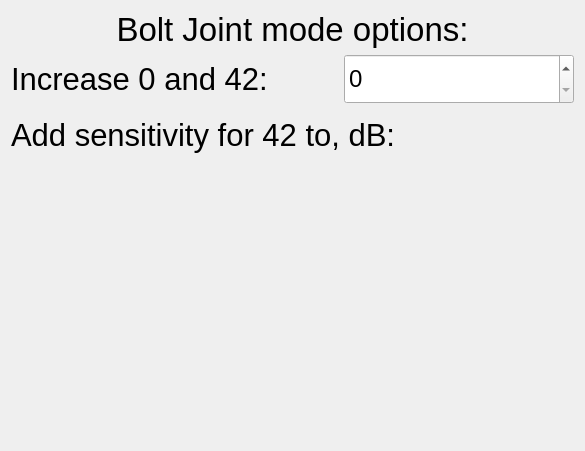
<?xml version="1.0" encoding="UTF-8"?>
<ui version="4.0">
 <class>BoltJointOptions</class>
 <widget class="QWidget" name="BoltJointOptions">
  <property name="geometry">
   <rect>
    <x>0</x>
    <y>0</y>
    <width>585</width>
    <height>451</height>
   </rect>
  </property>
  <property name="windowTitle">
   <string>Form</string>
  </property>
  <layout class="QVBoxLayout" name="verticalLayout">
   <item>
    <widget class="QLabel" name="label">
     <property name="font">
      <font>
       <pointsize>25</pointsize>
      </font>
     </property>
     <property name="text">
      <string>Bolt Joint mode options:</string>
     </property>
     <property name="alignment">
      <set>Qt::AlignCenter</set>
     </property>
    </widget>
   </item>
   <item>
    <layout class="QHBoxLayout" name="horizontalLayout_38">
     <property name="spacing">
      <number>5</number>
     </property>
     <item>
      <widget class="QLabel" name="label_41">
       <property name="maximumSize">
        <size>
         <width>16777215</width>
         <height>50</height>
        </size>
       </property>
       <property name="font">
        <font>
         <pointsize>23</pointsize>
        </font>
       </property>
       <property name="autoFillBackground">
        <bool>false</bool>
       </property>
       <property name="frameShape">
        <enum>QFrame::NoFrame</enum>
       </property>
       <property name="text">
        <string>Increase 0 and 42:</string>
       </property>
       <property name="alignment">
        <set>Qt::AlignLeading|Qt::AlignLeft|Qt::AlignVCenter</set>
       </property>
      </widget>
     </item>
     <item>
      <widget class="SpinBoxList" name="increaseTracksSpinBox">
       <property name="sizePolicy">
        <sizepolicy hsizetype="Minimum" vsizetype="Fixed">
         <horstretch>0</horstretch>
         <verstretch>0</verstretch>
        </sizepolicy>
       </property>
       <property name="minimumSize">
        <size>
         <width>0</width>
         <height>50</height>
        </size>
       </property>
       <property name="maximumSize">
        <size>
         <width>230</width>
         <height>16777215</height>
        </size>
       </property>
       <property name="font">
        <font>
         <pointsize>18</pointsize>
        </font>
       </property>
      </widget>
     </item>
    </layout>
   </item>
   <item>
    <layout class="QHBoxLayout" name="horizontalLayout_37">
     <property name="spacing">
      <number>5</number>
     </property>
     <item>
      <widget class="QLabel" name="label_40">
       <property name="minimumSize">
        <size>
         <width>0</width>
         <height>50</height>
        </size>
       </property>
       <property name="maximumSize">
        <size>
         <width>16777215</width>
         <height>50</height>
        </size>
       </property>
       <property name="font">
        <font>
         <pointsize>23</pointsize>
        </font>
       </property>
       <property name="autoFillBackground">
        <bool>false</bool>
       </property>
       <property name="frameShape">
        <enum>QFrame::NoFrame</enum>
       </property>
       <property name="text">
        <string>Add sensitivity for 42 to, dB:</string>
       </property>
       <property name="alignment">
        <set>Qt::AlignLeading|Qt::AlignLeft|Qt::AlignVCenter</set>
       </property>
      </widget>
     </item>
     <item>
      <widget class="SpinBoxNumber" name="additiveSensSpinBox" native="true">
       <property name="minimumSize">
        <size>
         <width>0</width>
         <height>50</height>
        </size>
       </property>
       <property name="maximumSize">
        <size>
         <width>230</width>
         <height>50</height>
        </size>
       </property>
       <property name="font">
        <font>
         <pointsize>18</pointsize>
        </font>
       </property>
       <property name="minimum" stdset="0">
        <number>1</number>
       </property>
       <property name="maximum" stdset="0">
        <number>2</number>
       </property>
       <property name="value" stdset="0">
        <number>1</number>
       </property>
      </widget>
     </item>
    </layout>
   </item>
   <item>
    <spacer name="verticalSpacer">
     <property name="orientation">
      <enum>Qt::Vertical</enum>
     </property>
     <property name="sizeHint" stdset="0">
      <size>
       <width>20</width>
       <height>40</height>
      </size>
     </property>
    </spacer>
   </item>
  </layout>
 </widget>
 <customwidgets>
  <customwidget>
   <class>SpinBoxList</class>
   <extends>QSpinBox</extends>
   <header>spinboxlist.h</header>
  </customwidget>
  <customwidget>
   <class>SpinBoxNumber</class>
   <extends>QWidget</extends>
   <header>spinboxnumber.h</header>
   <container>1</container>
  </customwidget>
 </customwidgets>
 <resources/>
 <connections/>
</ui>
